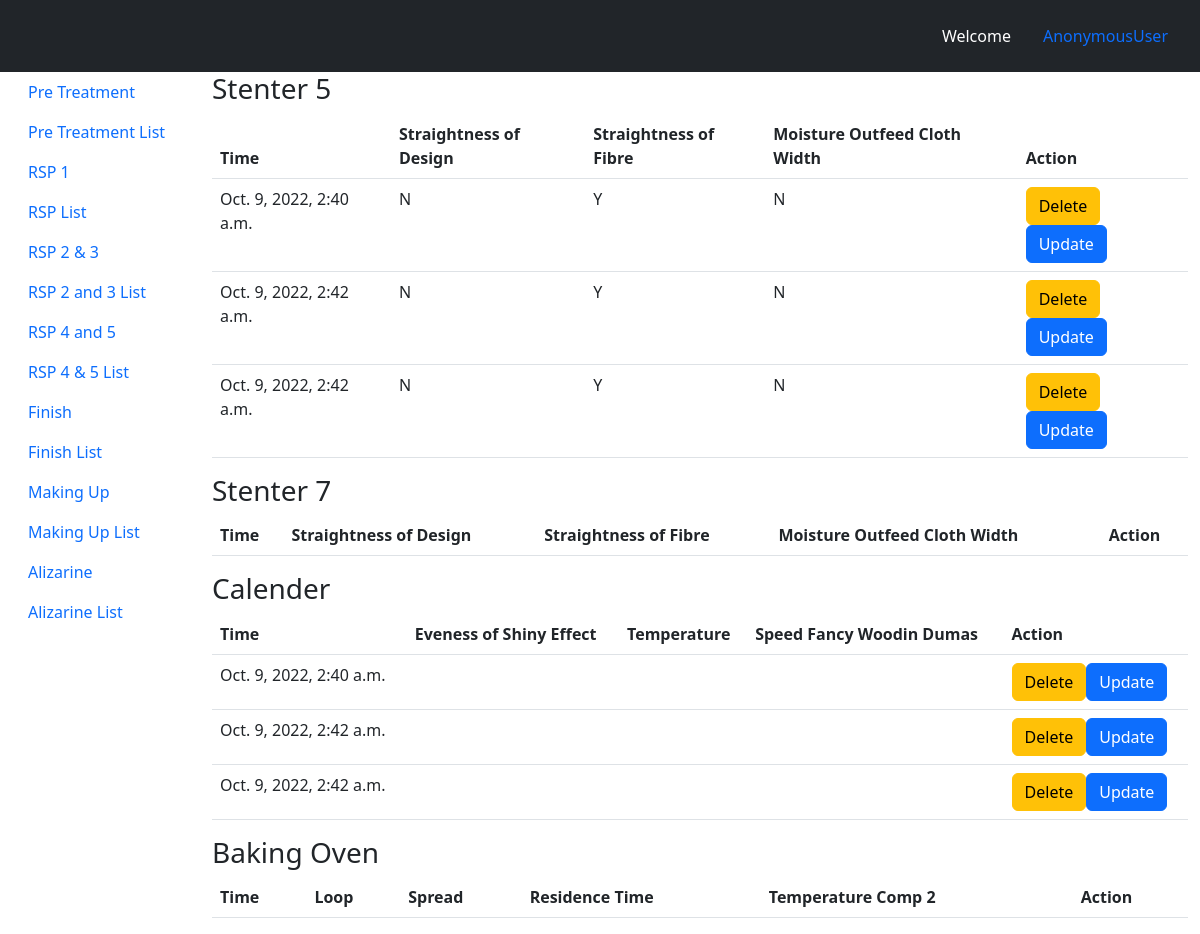
/finish/list, run on the app's committed database.
### finish/models.py (models this page shows, shortened)
class Stenter_5(models.Model):
    ANSWER_YES = "Y"
    ANSWER_NO  =  "N"
    ANSWER = [
        (ANSWER_YES, "Yes"),
        (ANSWER_NO, "No")
    ]
    straightness_of_design = models.CharField(max_length = 1,choices = ANSWER,default=ANSWER_NO)
    straightness_of_fibre = models.CharField(max_length = 1,choices = ANSWER,default=ANSWER_NO)
    moisture_outfeed_cloth_with = models.CharField(max_length = 1,choices = ANSWER,default=ANSWER_NO)
    time_stamp = models.DateTimeField(auto_now_add = True)

### finish/views.py (the view)
def finish_list(request):
    object1 = Stenter_5.objects.all()
    object2 = Stenter_7.objects.all()
    object3 = Calender.objects.all()
    object4 = Baking_Oven.objects.all()
    context  = {
        'object1' : object1,
        'object2' : object2,
        'object3' : object3,
        'object4' : object4
    }
    return render(request, 'finish_list.html', context)

### finish/templates/finish_list.html (shortened to what this page needs)
{% extends 'base.html' %}
{%block content%}
<h3>Stenter 5</h3>
<table class="table table-stripped">
    <tbody>
        <thead>
            <th>Time</th>
            <th>Straightness of Design</th>
            <th>Straightness of Fibre</th>
            <th>Moisture Outfeed Cloth Width</th>
            <th>Action</th>
        </thead>
        {% for q in object1 %}
        <tr>
            <td>{{q.time_stamp}}</td>
            <td>{{q.straightness_of_design}}</td>
            <td>{{q.straightness_of_fibre}}</td>
            <td>{{q.moisture_outfeed_cloth_with}}</td>
            <td ><button class="btn btn-warning">Delete</button><button class="btn btn-primary">Update</button></td>
        </tr>
        {% endfor %}
    </tbody>
</table>
<h3>Stenter 7</h3>
<table class="table table-stripped">
    <tbody>
        <thead>
            <th>Time</th>
            <th>Straightness of Design</th>
            <th>Straightness of Fibre</th>
            <th>Moisture Outfeed Cloth Width</th>
            <th>Action</th>
        </thead>
    </tbody>
</table>
<h3>Calender</h3>
<table class="table table-stripped">
    <tbody>
        <thead>
            <th>Time</th>
            <th>Eveness of Shiny Effect</th>
            <th>Temperature </th>
            <th>Speed Fancy Woodin Dumas</th>
            <th>Action</th>
        </thead>
        {% for i in object1%}
        <tr>
            <td>{{i.time_stamp}}</td>
            <td>{{i.eveness_of_shiny_effect}}</td>
            <td>{{i.temperature}}</td>
            <td>{{i.speed_fancy_woodin_dumas}}</td>
            <td ><button class="btn btn-warning">Delete</button><button class="btn btn-primary">Update</button></td>
        </tr>
        {% endfor %}
    </tbody>
</table>
<h3>Baking Oven</h3>
<table class="table table-stripped">
    <tbody>
        <thead>
            <th>Time</th>
            <th>Loop</th>
            <th>Spread</th>
            <th>Residence Time</th>
            <th>Temperature Comp 2</th>
            <th>Action</th>
        </thead>
    </tbody>
</table>
{% endblock %}

### data on the page
Stenter_5: time_stamp "Oct. 9, 2022, 2:40 a.m.", straightness_of_design "N", straightness_of_fibre "Y", moisture_outfeed_cloth_with "N"
Stenter_5: time_stamp "Oct. 9, 2022, 2:42 a.m.", straightness_of_design "N", straightness_of_fibre "Y", moisture_outfeed_cloth_with "N"
Stenter_5: time_stamp "Oct. 9, 2022, 2:42 a.m.", straightness_of_design "N", straightness_of_fibre "Y", moisture_outfeed_cloth_with "N"

### other printed values
{{ request.user }} "AnonymousUser"
